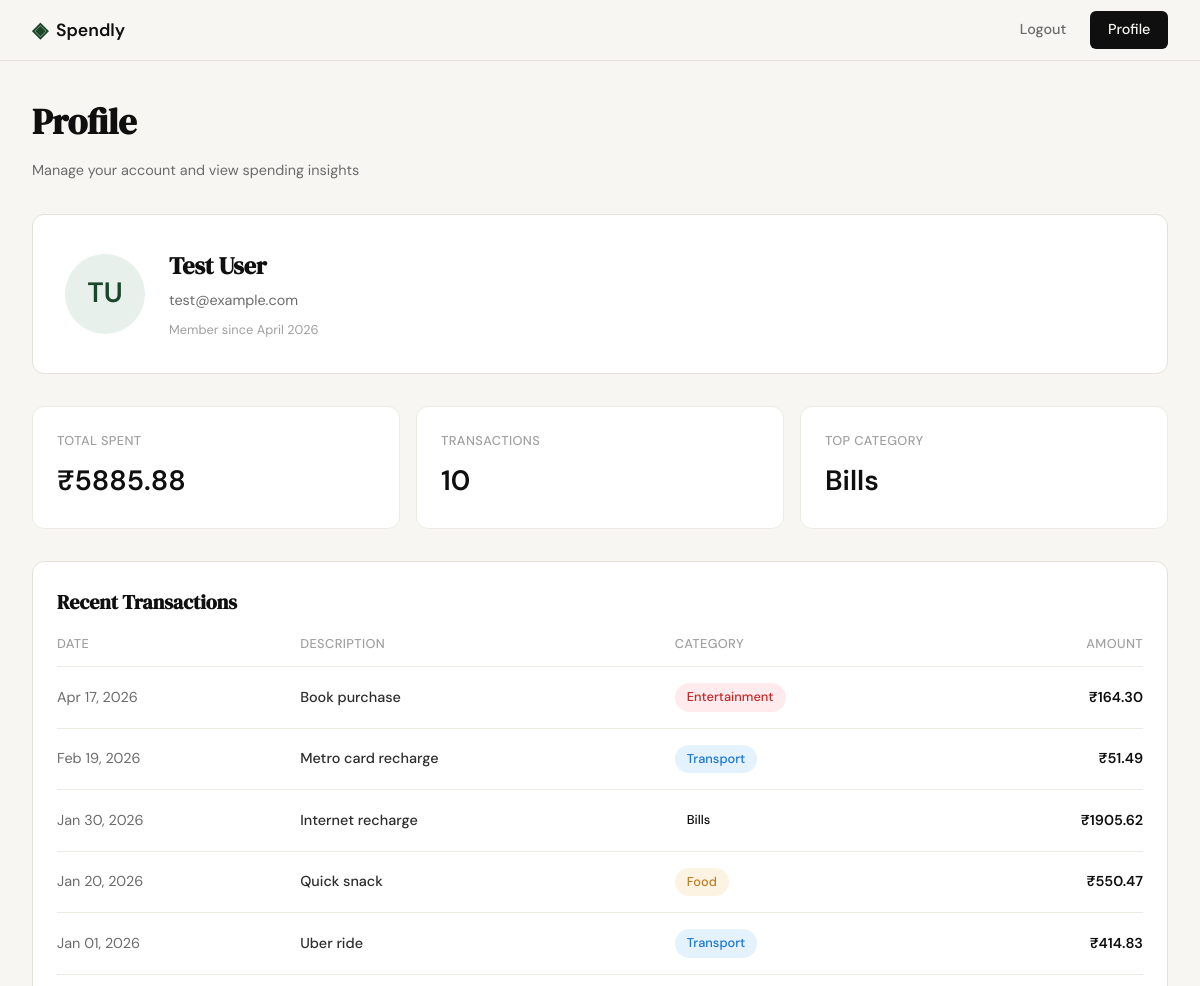
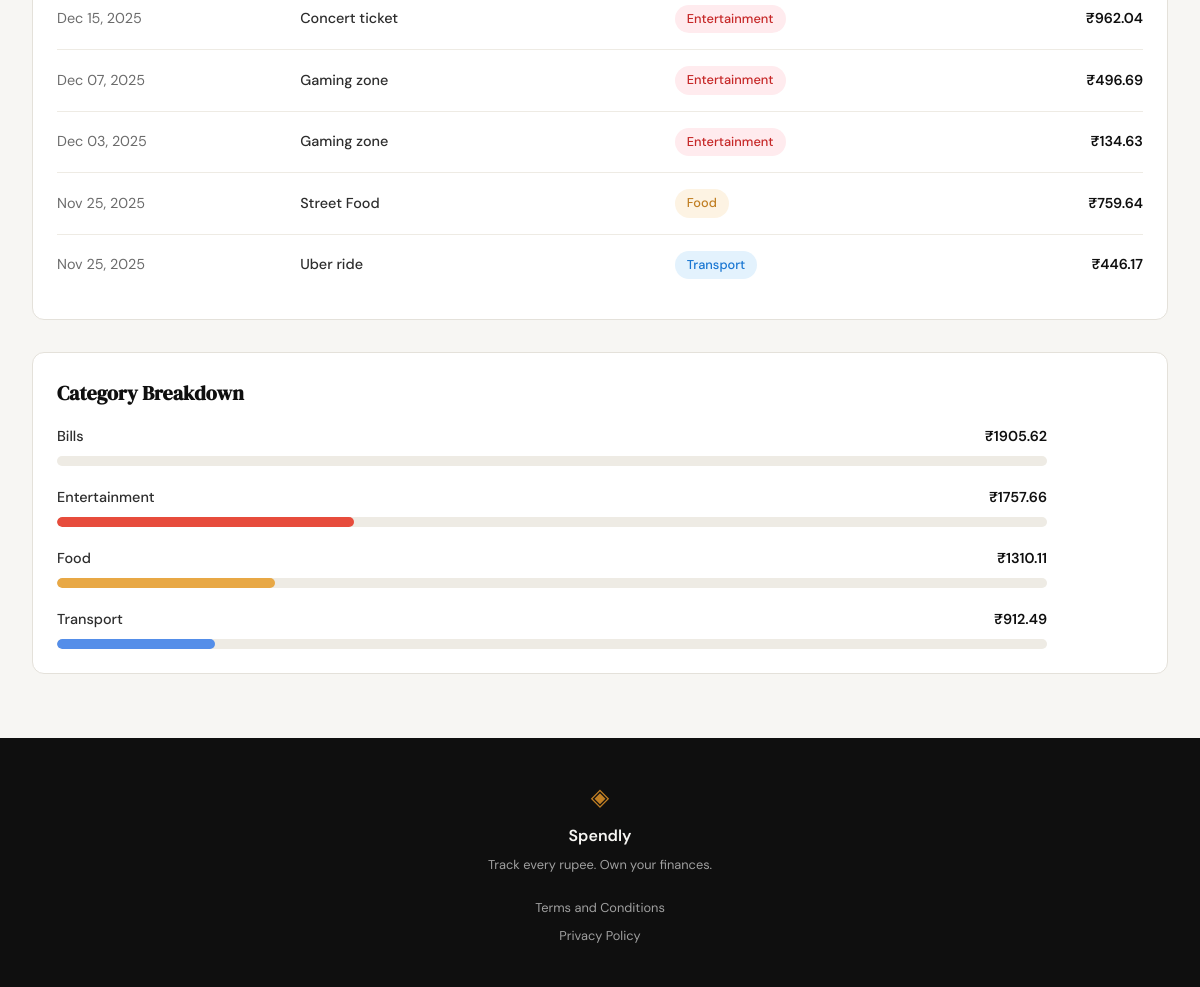
/profile (signed in), run on the app's committed database (2 pictures, top to bottom).
### tables this page shows
CREATE TABLE users (
            id INTEGER PRIMARY KEY AUTOINCREMENT,
            name TEXT NOT NULL,
            email TEXT UNIQUE NOT NULL,
            password_hash TEXT NOT NULL,
            created_at TEXT
        );

CREATE TABLE expenses (
            id INTEGER PRIMARY KEY AUTOINCREMENT,
            user_id INTEGER NOT NULL,
            amount REAL NOT NULL,
            category TEXT NOT NULL,
            date TEXT NOT NULL,
            description TEXT,
            created_at TEXT,
            FOREIGN KEY (user_id) REFERENCES users(id)
        );

### app.py (the view)
@app.route("/profile")
def profile():
    if not session.get("user_id"):
        flash("Please log in to view your profile", "info")
        return redirect(url_for("login"))
    user_id = session.get("user_id")
    user = get_user_by_id(user_id)
    if not user:
        flash("User profile not found", "error")
        return redirect(url_for("login"))
    stats = get_summary_stats(user_id)
    transactions = get_recent_transactions(user_id)
    categories = get_category_breakdown(user_id)
    return render_template("profile.html", user=user, stats=stats, transactions=transactions, categories=categories)

### database/db.py (called while the page is built)
def get_db():
    conn = sqlite3.connect(DB_NAME)
    conn.row_factory = sqlite3.Row
    conn.execute("PRAGMA foreign_keys = ON")
    return conn

### database/queries.py (called while the page is built)
def get_user_by_id(user_id):
    conn = get_db()
    cursor = conn.cursor()
    cursor.execute("SELECT name, email, created_at FROM users WHERE id = ?", (user_id,))
    row = cursor.fetchone()
    conn.close()
    if row:
        date_str = row["created_at"]
        if date_str:
            dt = datetime.strptime(date_str, "%Y-%m-%d %H:%M:%S")
            member_since = dt.strftime("%B %Y")
        else:
            member_since = "Unknown"
        return {
            "name": row["name"],
            "email": row["email"],
            "member_since": member_since
        }
    return None

def get_summary_stats(user_id: int):
    conn = get_db()
    cursor = conn.cursor()
    cursor.execute(
        "SELECT SUM(amount), COUNT(*) FROM expenses WHERE user_id = ?",
        (user_id,)
    )
    row = cursor.fetchone()
    total_spent = row[0] if row and row[0] else 0.0
    transaction_count = row[1] if row and row[1] else 0
    cursor.execute(
        "SELECT category FROM expenses WHERE user_id = ? GROUP BY category ORDER BY SUM(amount) DESC LIMIT 1",
        (user_id,)
    )
    top_cat_row = cursor.fetchone()
    top_category = top_cat_row[0] if top_cat_row else "—"
    conn.close()
    return {
        "total_spent": total_spent,
        "transaction_count": transaction_count,
        "top_category": top_category
    }

def get_category_breakdown(user_id: int):
    conn = get_db()
    cursor = conn.cursor()
    cursor.execute(
        "SELECT category, SUM(amount) as total FROM expenses WHERE user_id = ? GROUP BY category ORDER BY total DESC",
        (user_id,)
    )
    rows = cursor.fetchall()
    if not rows:
        conn.close()
        return []
    total_sum = sum(row["total"] for row in rows)
    breakdown = []
    sum_pcts = 0
    for row in rows:
        category_total = row["total"]
        pct = round((category_total / total_sum) * 100) if total_sum > 0 else 0
        breakdown.append({
            "name": row["category"],
            "amount": category_total,
            "pct": pct
        })
        sum_pcts += pct
    remainder = 100 - sum_pcts
    if breakdown:
        breakdown[0]["pct"] += remainder
    conn.close()
    return breakdown

### templates/profile.html (shortened to what this page needs)
{% extends "base.html" %}
{% block content %}
<div class="profile-container">
    <div class="profile-header">
        <h1 class="profile-title">Profile</h1>
        <p class="profile-subtitle">Manage your account and view spending insights</p>
    </div>
    <div class="user-card">
        <div class="avatar-circle">
            {{ user.name.split()[0][0] }}{{ user.name.split()[1][0] if ' ' in user.name else '' }}
        </div>
        <div class="user-info">
            <h2>{{ user.name }}</h2>
            <p class="user-email">{{ user.email }}</p>
            <p class="member-since">Member since {{ user.member_since }}</p>
        </div>
    </div>
    <div class="stats-row">
        <div class="stat-card">
            <span class="stat-label">Total Spent</span>
            <span class="stat-value">₹{{ "%.2f"|format(stats.total_spent) }}</span>
        </div>
        <div class="stat-card">
            <span class="stat-label">Transactions</span>
            <span class="stat-value">{{ stats.transaction_count }}</span>
        </div>
        <div class="stat-card">
            <span class="stat-label">Top Category</span>
            <span class="stat-value">{{ stats.top_category }}</span>
        </div>
    </div>
    <div class="section-card">
        <h2 class="section-title">Recent Transactions</h2>
        <table class="transactions-table">
            <thead>
                <tr>
                    <th>Date</th>
                    <th>Description</th>
                    <th>Category</th>
                    <th style="text-align: right;">Amount</th>
                </tr>
            </thead>
            <tbody>
                {% for transaction in transactions %}
                <tr>
                    <td class="transaction-date">{{ transaction.date }}</td>
                    <td class="transaction-description">{{ transaction.description }}</td>
                    <td>
                        <span class="category-badge {{ transaction.category | lower }}">
                            {{ transaction.category }}
                        </span>
                    </td>
                    <td class="transaction-amount">₹{{ "%.2f"|format(transaction.amount) }}</td>
                </tr>
                {% endfor %}
            </tbody>
        </table>
    </div>
    <div class="section-card">
        <h2 class="section-title">Category Breakdown</h2>
        <div class="category-list">
            {% for category in categories %}
            <div class="category-row">
                <div class="category-info">
                    <div class="category-header">
                        <span class="category-name">{{ category.name }}</span>
                        <span class="category-amount">₹{{ "%.2f"|format(category.amount) }}</span>
                    </div>
                    <div class="cat-bar-track">
                        <div class="cat-bar {{ category.name | lower | replace(' & ', '-') }}" style="width: {{ category.pct }}%;"></div>
                    </div>
                </div>
            </div>
            {% endfor %}
        </div>
    </div>
</div>
{% endblock %}

### templates/base.html (shortened to what this page needs)
<!DOCTYPE html>
<html lang="en">
<head>
    <link rel="stylesheet" href="{{ url_for('static', filename='css/style.css') }}">
</head>
<body>
    <nav class="navbar">
        <div class="nav-inner">
            <a href="{{ url_for('landing') }}" class="nav-brand">
                <span class="brand-icon">◈</span>
                <span class="brand-name">Spendly</span>
            </a>
            <div class="nav-links">
                {% if session.user_id %}
                <a href="{{ url_for('logout') }}">Logout</a>
                <a href="{{ url_for('profile') }}" class="nav-cta">Profile</a>
                {% else %}
                <a href="{{ url_for('login') }}">Sign in</a>
                <a href="{{ url_for('register') }}" class="nav-cta">Get started</a>
                {% endif %}
            </div>
        </div>
    </nav>
    <main class="main-content">
        {% block content %}{% endblock %}
    </main>
    <footer class="footer">
        <div class="footer-inner">
            <span class="brand-icon">◈</span>
            <span class="footer-name">Spendly</span>
            <p class="footer-copy">Track every rupee. Own your finances.</p>
            <div class="footer-links">
                <a href="/terms">Terms and Conditions</a>
                <a href="/privacy">Privacy Policy</a>
            </div>
        </div>
    </footer>
</body>
</html>

### static/css/style.css (style rules this page uses)
:root { --ink: #0f0f0f; --ink-soft: #2d2d2d; --ink-muted: #6b6b6b; --ink-faint: #a0a0a0; --paper: #f7f6f3; --paper-warm: #f0ede6; --paper-card: #ffffff; --accent: #1a472a; --accent-light: #e8f0eb; --accent-2: #c17f24; --accent-2-light: #fdf3e3; --danger: #c0392b; --danger-light: #fdecea; --border: #e4e1da; --border-soft: #eeebe4; --font-display: 'DM Serif Display', Georgia, serif; --font-body: 'DM Sans', system-ui, sans-serif; --max-width: 1200px; --auth-width: 440px; --radius-sm: 6px; --radius-md: 12px; --radius-lg: 20px; }
*, *::before, *::after { box-sizing: border-box; margin: 0; padding: 0; }
html { font-size: 16px; scroll-behavior: smooth; }
body { background: var(--paper); color: var(--ink); font-family: var(--font-body); font-size: 1rem; line-height: 1.6; -webkit-font-smoothing: antialiased; }
a { color: inherit; text-decoration: none; }
.navbar { position: sticky; top: 0; z-index: 100; background: var(--paper); border-bottom: 1px solid var(--border); padding: 0 2rem; }
.nav-inner { max-width: var(--max-width); margin: 0 auto; height: 60px; display: flex; align-items: center; justify-content: space-between; }
.nav-brand { display: flex; align-items: center; gap: 0.5rem; font-family: var(--font-body); font-weight: 600; font-size: 1.1rem; color: var(--ink); }
.brand-icon { color: var(--accent); font-size: 1.3rem; }
.brand-name { color: var(--ink); }
.nav-links { display: flex; align-items: center; gap: 1.5rem; font-size: 0.9rem; font-weight: 500; }
.nav-links a { color: var(--ink-muted); transition: color 0.2s; }
.nav-cta { background: var(--ink) !important; color: var(--paper) !important; padding: 0.45rem 1.1rem; border-radius: var(--radius-sm); transition: background 0.2s !important; }
.main-content { min-height: calc(100vh - 60px - 100px); }
.stat-card { background: var(--paper-card); border: 1px solid #f0f0ee; border-radius: 14px; padding: 1.5rem; display: flex; flex-direction: column; gap: 0.5rem; }
.stat-label { font-size: 0.8rem; color: #999; font-weight: 500; }
.stat-value { font-family: var(--font-body); font-size: 1.75rem; font-weight: 600; color: var(--ink); }
.cat-bar-track { height: 12px; background: #f0f0ee; border-radius: 999px; overflow: hidden; }
.cat-bar { height: 100%; border-radius: 999px; }
.footer { background: var(--ink); color: var(--paper); padding: 2.5rem 2rem; text-align: center; }
.footer-inner { display: flex; flex-direction: column; align-items: center; gap: 0.4rem; }
.footer .brand-icon { color: var(--accent-2); font-size: 1.5rem; }
.footer-name { font-weight: 600; font-size: 1rem; }
.footer-copy { font-size: 0.8rem; color: var(--ink-faint); }
.footer-links { display: flex; flex-direction: column; gap: 0.5rem; margin-top: 1rem; }
.footer-links a { font-size: 0.8rem; color: var(--ink-faint); transition: color 0.2s; }

### data on the page
users: name "T", name "U", name "Test User", email "test@example.com"
expenses: top_category "Bills", amount "1905.62", name "Bills", {{ category.pct }} 32 (drawn)
expenses: amount "164.30"
expenses: amount "51.49"
expenses: amount "550.47"
expenses: amount "414.83"
expenses: amount "962.04"
expenses: amount "496.69"
expenses: amount "134.63"
expenses: amount "759.64"
expenses: amount "446.17"

### other printed values
{{ user.member_since }} "April 2026"
{{ "%.2f"|format(stats.total_spent) }} "5885.88"
{{ stats.transaction_count }} "10"
{{ category.name }} "Entertainment" "Food" "Transport"
{{ "%.2f"|format(category.amount) }} "1757.66" "1310.11" "912.49"
